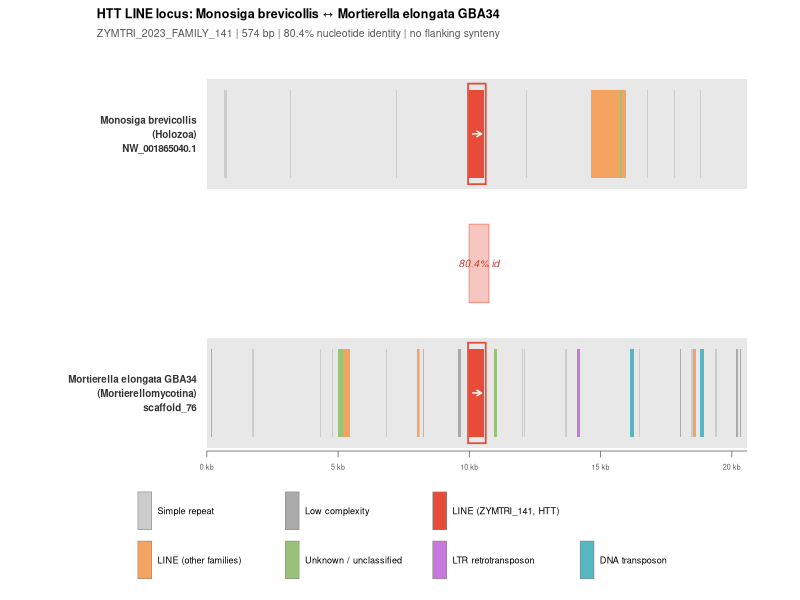

Recreate this plot in R.
#!/usr/bin/env Rscript
# HTT LINE locus synteny snapshot
# HO_Monbrevi (NW_001865040.1) vs MO_MoelGBA34 (scaffold_76)
# ZYMTRI_2023_FAMILY_141, 574 bp, 80.37% identity

suppressPackageStartupMessages({
  library(ggplot2)
  library(dplyr)
  library(patchwork)
})

OUT <- "/legserv/Temp/Carlos/EDF-TE/results/HTT/figures/htt_line_synteny.pdf"

WIN_LEN <- 20575L  # bp, same for both windows

# ---- TE colour palette -------------------------------------------------------
te_colours <- c(
  "Simple_repeat"   = "#CCCCCC",
  "Low_complexity"  = "#AAAAAA",
  "LINE_focal"      = "#E84B37",   # ZYMTRI_2023_FAMILY_141 (the HTT element)
  "LINE_other"      = "#F4A460",   # other LINE families
  "Unknown"         = "#98C379",
  "LTR"             = "#C678DD",
  "DNA"             = "#56B6C2"
)

# helper: map raw type string → colour key
te_col_key <- function(type, focal) {
  ifelse(focal, "LINE_focal",
  ifelse(type %in% c("Simple_repeat"),         "Simple_repeat",
  ifelse(type %in% c("Low_complexity"),        "Low_complexity",
  ifelse(grepl("^LINE", type),                 "LINE_other",
  ifelse(grepl("^Unknown", type),              "Unknown",
  ifelse(grepl("^LTR",  type),                 "LTR",
  ifelse(grepl("^DNA",  type),                 "DNA",
                                               "Unknown")))))))
}

# ---- HO_Monbrevi TEs ---------------------------------------------------------
# Window: NW_001865040.1:1290160-1310734 (coords relative to window start)
ho_tes <- tibble::tribble(
  ~start, ~end,  ~type,            ~name,            ~focal,
  560,    594,   "Simple_repeat",  "(CTCACA)N",       FALSE,
  666,    763,   "Simple_repeat",  "(TC)N",           FALSE,
  764,    783,   "Simple_repeat",  "(CTCTTT)N",       FALSE,
  846,    864,   "Simple_repeat",  "(GCT)N",          FALSE,
 3165,   3207,   "Simple_repeat",  "(GTGC)N",         FALSE,
 7225,   7243,   "Simple_repeat",  "(G)N",            FALSE,
10001,  10574,   "LINE",           "ZYMTRI_141",      TRUE,
11888,  11906,   "Simple_repeat",  "(CT)N",           FALSE,
12172,  12188,   "Simple_repeat",  "(A)N",            FALSE,
14639,  15972,   "LINE",           "ZYMTRI_532",      FALSE,
15758,  15829,   "Unknown",        "ZYMTRI_407",      FALSE,
16753,  16800,   "Simple_repeat",  "(AC)N",           FALSE,
17807,  17846,   "Simple_repeat",  "(TCT)N",          FALSE,
18803,  18824,   "Simple_repeat",  "(GCG)N",          FALSE
) %>% mutate(col_key = te_col_key(type, focal))

# ---- MO_MoelGBA34 TEs --------------------------------------------------------
# Window: scaffold_76:25087-45661 (coords relative to window start)
mo_tes <- tibble::tribble(
  ~start, ~end,   ~type,              ~name,              ~focal,
     148,    197,  "Low_complexity",  "GA-RICH",           FALSE,
    1362,   1391,  "Simple_repeat",   "(TTGTTGT)N",        FALSE,
    1730,   1812,  "Simple_repeat",   "(CT)N",             FALSE,
    2961,   2982,  "Simple_repeat",   "(AGAG)N",           FALSE,
    4306,   4364,  "Simple_repeat",   "(TCT)N",            FALSE,
    4757,   4800,  "Simple_repeat",   "(ACA)N",            FALSE,
    4907,   4940,  "Simple_repeat",   "(GGT)N",            FALSE,
    5002,   5170,  "Unknown",         "ACOL_JOCKEY_ELE1",  FALSE,
    5171,   5266,  "LINE/I-Jockey",   "AG-JOCK-1",         FALSE,
    5267,   5450,  "LINE/R1",         "RTAG4",             FALSE,
    6843,   6862,  "Simple_repeat",   "(AGC)N",            FALSE,
    7989,   8072,  "LINE/R1",         "RTAG4",             FALSE,
    8091,   8134,  "Simple_repeat",   "(CAA)N",            FALSE,
    8231,   8276,  "LINE/R1",         "RTAG4",             FALSE,
    9586,   9690,  "Low_complexity",  "A-RICH",            FALSE,
   10001,  10574,  "LINE",            "ZYMTRI_141",        TRUE,
   10958,  11038,  "Unknown",         "ZYMTRI_1492",       FALSE,
   12007,  12040,  "Simple_repeat",   "(TGTCGGT)N",        FALSE,
   12041,  12056,  "Simple_repeat",   "(GTT)N",            FALSE,
   12098,  12114,  "Simple_repeat",   "(A)N",              FALSE,
   13658,  13715,  "Simple_repeat",   "(CAACAG)N",         FALSE,
   14116,  14204,  "LTR/ERVK",        "ERV2-2B_BT-I",      FALSE,
   16130,  16271,  "DNA/hAT-Charlie", "HAT-N4_ALY",        FALSE,
   16448,  16493,  "Simple_repeat",   "(GTG)N",            FALSE,
   18039,  18071,  "Low_complexity",  "A-RICH",            FALSE,
   18454,  18524,  "Simple_repeat",   "(TGGAGG)N",         FALSE,
   18525,  18617,  "LINE/I-Jockey",   "JOCKEY-6_DK",       FALSE,
   18799,  18922,  "DNA/Maverick",    "POLINTON-2A_NV",    FALSE,
   19377,  19423,  "Simple_repeat",   "(TGT)N",            FALSE,
   20164,  20220,  "Low_complexity",  "A-RICH",            FALSE,
   20310,  20340,  "Low_complexity",  "A-RICH",            FALSE
) %>% mutate(col_key = te_col_key(type, focal))

# ---- nucmer alignment --------------------------------------------------------
aln_q_start  <- 9991L; aln_q_end  <- 10746L
aln_s_start  <- 9991L; aln_s_end  <- 10746L
aln_pct_id   <- 80.37

# ---- plot helpers ------------------------------------------------------------
TRACK_Y      <- 0.5   # centre of genomic track
TRACK_H      <- 0.35  # half-height of track box
TE_H         <- 0.28  # half-height of TE boxes (taller than track)

build_track_plot <- function(tes, win_len, species_label, chrom_label,
                              flip = FALSE, show_x = TRUE) {
  # backbone
  p <- ggplot() +
    geom_rect(aes(xmin = 0, xmax = win_len, ymin = TRACK_Y - TRACK_H,
                  ymax = TRACK_Y + TRACK_H),
              fill = "#E8E8E8", colour = NA)

  # TE boxes
  p <- p + geom_rect(
    data = tes,
    aes(xmin = start, xmax = end,
        ymin = TRACK_Y - TE_H, ymax = TRACK_Y + TE_H,
        fill = col_key),
    colour = NA
  ) +
  # focal outline
  geom_rect(
    data = filter(tes, focal),
    aes(xmin = start - 50, xmax = end + 50,
        ymin = TRACK_Y - TE_H - 0.04, ymax = TRACK_Y + TE_H + 0.04),
    fill = NA, colour = "#E84B37", linewidth = 0.6
  ) +
  scale_fill_manual(
    values = te_colours,
    labels = c(
      "LINE_focal"     = "LINE (ZYMTRI_141, HTT)",
      "LINE_other"     = "LINE (other)",
      "Simple_repeat"  = "Simple repeat",
      "Low_complexity" = "Low complexity",
      "Unknown"        = "Unknown",
      "LTR"            = "LTR retrotransposon",
      "DNA"            = "DNA transposon"
    ),
    name = "TE class"
  ) +
  coord_cartesian(xlim = c(-3000, win_len + 200), ylim = c(0, 1), clip = "off") +
  theme_void() +
  theme(
    legend.position  = "none",
    plot.margin      = margin(0, 0, 0, 0)
  )

  # strand arrows showing direction
  focal_row <- filter(tes, focal)
  mid <- (focal_row$start + focal_row$end) / 2
  p <- p + annotate("segment",
    x = mid - 180, xend = mid + 180,
    y = TRACK_Y, yend = TRACK_Y,
    colour = "white", linewidth = 0.5,
    arrow = arrow(length = unit(0.06, "inches"), type = "open")
  )

  # species + chrom label
  p <- p + annotate("text",
    x = -400, y = TRACK_Y,
    label = paste0(species_label, "\n", chrom_label),
    hjust = 1, vjust = 0.5, size = 2.5, fontface = "bold", colour = "#333333"
  )

  # x-axis (kb)
  if (show_x) {
    kb_breaks <- seq(0, win_len, by = 5000)
    kb_labels <- paste0(kb_breaks / 1000, " kb")
    p <- p + annotate("segment",
      x = kb_breaks, xend = kb_breaks,
      y = TRACK_Y - TRACK_H - 0.02, yend = TRACK_Y - TRACK_H - 0.06,
      colour = "#555555", linewidth = 0.25
    ) + annotate("text",
      x = kb_breaks, y = TRACK_Y - TRACK_H - 0.12,
      label = kb_labels, size = 1.8, colour = "#555555"
    ) + annotate("segment",
      x = 0, xend = win_len,
      y = TRACK_Y - TRACK_H - 0.02, yend = TRACK_Y - TRACK_H - 0.02,
      colour = "#555555", linewidth = 0.25
    )
  }

  p
}

# ---- ribbon panel ------------------------------------------------------------
build_ribbon_plot <- function(q_s, q_e, s_s, s_e, pct_id, win_len) {
  # The ribbon x coords match the window coordinates of each track
  xs <- c(q_s, q_e, s_e, s_s, q_s)
  ys <- c(1,   1,   0,   0,   1)   # top = HO track bottom, bottom = MO track top

  lbl_x <- (q_s + q_e) / 2
  lbl_y <- 0.5

  ggplot() +
    geom_polygon(aes(x = xs, y = ys),
                 fill = "#E84B3750", colour = "#E84B3790", linewidth = 0.3) +
    annotate("text",
      x = lbl_x, y = lbl_y,
      label = paste0(round(pct_id, 1), "% id"),
      size = 2.6, colour = "#C0392B", fontface = "italic"
    ) +
coord_cartesian(xlim = c(-3000, win_len + 200), ylim = c(0, 1), clip = "off") +
    theme_void() +
    theme(plot.margin = margin(0, 0, 0, 0))
}

# ---- legend panel ------------------------------------------------------------
build_legend <- function() {
  # Two-row legend; names(te_colours): Simple_repeat, Low_complexity, LINE_focal, LINE_other, Unknown, LTR, DNA
  leg_df <- data.frame(
    col_key = names(te_colours),
    label   = c(
      "Simple repeat",          "Low complexity",
      "LINE (ZYMTRI_141, HTT)", "LINE (other families)",
      "Unknown / unclassified", "LTR retrotransposon",
      "DNA transposon"
    ),
    x = c(0.0, 3.0, 6.0,  0.0, 3.0, 6.0, 9.0),
    y = c(0.75, 0.75, 0.75, 0.28, 0.28, 0.28, 0.28)
  )

  ggplot(leg_df) +
    geom_rect(aes(xmin = x, xmax = x + 0.28,
                  ymin = y - 0.18, ymax = y + 0.18, fill = col_key),
              colour = "#888888", linewidth = 0.2) +
    geom_text(aes(x = x + 0.40, y = y, label = label),
              hjust = 0, size = 2.3) +
    scale_fill_manual(values = te_colours) +
    coord_cartesian(xlim = c(-0.2, 12.5), ylim = c(0, 1)) +
    theme_void() +
    theme(legend.position = "none")
}

# ---- assemble ----------------------------------------------------------------
p_ho  <- build_track_plot(ho_tes, WIN_LEN,
                          "Monosiga brevicollis\n(Holozoa)",
                          "NW_001865040.1",
                          show_x = FALSE)

p_rib <- build_ribbon_plot(aln_q_start, aln_q_end,
                           aln_s_start, aln_s_end,
                           aln_pct_id, WIN_LEN)

p_mo  <- build_track_plot(mo_tes, WIN_LEN,
                          "Mortierella elongata GBA34\n(Mortierellomycotina)",
                          "scaffold_76",
                          show_x = TRUE)

p_leg <- build_legend()

# Combine with patchwork
layout <- "
AA
BB
CC
DD
"
fig <- p_ho / p_rib / p_mo / p_leg +
  plot_layout(heights = c(1.2, 0.6, 1.2, 0.8)) +
  plot_annotation(
    title = "HTT LINE locus: Monosiga brevicollis ↔ Mortierella elongata GBA34",
    subtitle = "ZYMTRI_2023_FAMILY_141 | 574 bp | 80.4% nucleotide identity | no flanking synteny",
    theme = theme(
      plot.title    = element_text(size = 9, face = "bold"),
      plot.subtitle = element_text(size = 7.5, colour = "#555555"),
      plot.margin   = margin(6, 12, 4, 70)
    )
  )

ggsave(OUT, fig, width = 10, height = 5.5, device = "pdf")
cat("[HTT-synteny] Figure saved to:", OUT, "\n")
